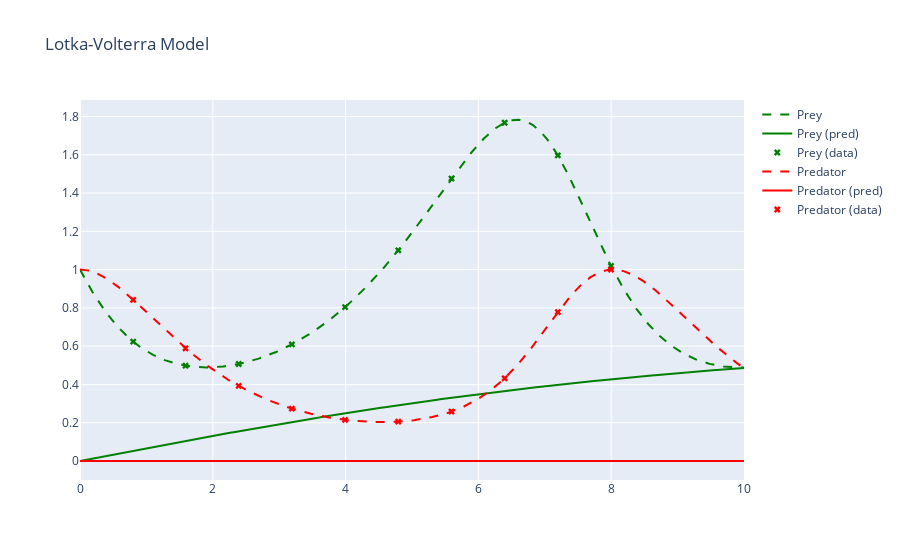
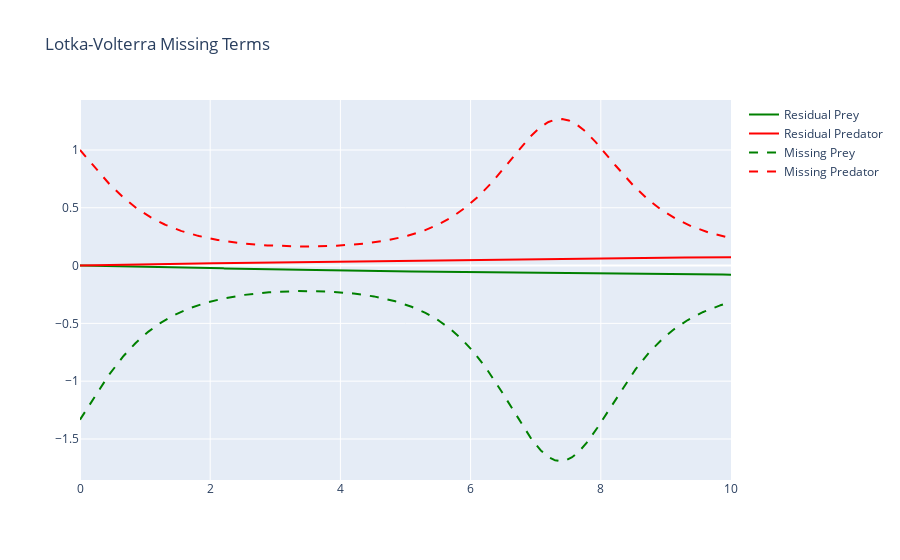

Notebook code for these charts, in order:
### Code cell
plots = plotter(upinn.u, upinn.G)
plots["Solution"].show()
plots["Missing Terms"].show()

### Figure 1 — Plotly figure (JSON) as saved in the notebook; plotly's stock layout.template omitted (floating-point values rounded to 4 significant figures; data arrays with more than 128 entries replaced by an {"elided": "..."} marker saying what was removed)
{"data": [{"line": {"color": "green", "dash": "dash"}, "mode": "lines", "name": "Prey", "type": "scatter", "x": {"elided": "800 float values"}, "y": {"elided": "800 float values"}}, {"line": {"color": "green"}, "mode": "lines", "name": "Prey (pred)", "type": "scatter", "x": {"elided": "800 float values"}, "y": {"elided": "800 float values"}}, {"marker": {"color": "green", "symbol": "x"}, "mode": "markers", "name": "Prey (data)", "type": "scatter", "x": [0.801, 1.589, 2.39, 3.191, 3.992, 4.793, 5.594, 6.395, 7.196, 7.997], "y": [0.6235, 0.498, 0.5067, 0.6093, 0.8041, 1.1, 1.476, 1.767, 1.597, 1.02]}, {"line": {"color": "red", "dash": "dash"}, "mode": "lines", "name": "Predator", "type": "scatter", "x": {"elided": "800 float values"}, "y": {"elided": "800 float values"}}, {"line": {"color": "red"}, "mode": "lines", "name": "Predator (pred)", "type": "scatter", "x": {"elided": "800 float values"}, "y": {"elided": "800 int values"}}, {"marker": {"color": "red", "symbol": "x"}, "mode": "markers", "name": "Predator (data)", "type": "scatter", "x": [0.801, 1.589, 2.39, 3.191, 3.992, 4.793, 5.594, 6.395, 7.196, 7.997], "y": [0.8422, 0.5888, 0.3925, 0.2739, 0.2151, 0.2056, 0.2584, 0.4321, 0.7779, 0.9997]}], "layout": {"title": {"text": "Lotka-Volterra Model"}}}

### Figure 2 — Plotly figure (JSON) as saved in the notebook; plotly's stock layout.template omitted (floating-point values rounded to 4 significant figures; data arrays with more than 128 entries replaced by an {"elided": "..."} marker saying what was removed)
{"data": [{"line": {"color": "green"}, "mode": "lines", "name": "Residual Prey", "type": "scatter", "x": {"elided": "800 float values"}, "y": {"elided": "800 float values"}}, {"line": {"color": "red"}, "mode": "lines", "name": "Residual Predator", "type": "scatter", "x": {"elided": "800 float values"}, "y": {"elided": "800 float values"}}, {"line": {"color": "green", "dash": "dash"}, "mode": "lines", "name": "Missing Prey", "type": "scatter", "x": {"elided": "800 float values"}, "y": {"elided": "800 float values"}}, {"line": {"color": "red", "dash": "dash"}, "mode": "lines", "name": "Missing Predator", "type": "scatter", "x": {"elided": "800 float values"}, "y": {"elided": "800 float values"}}], "layout": {"title": {"text": "Lotka-Volterra Missing Terms"}}}
